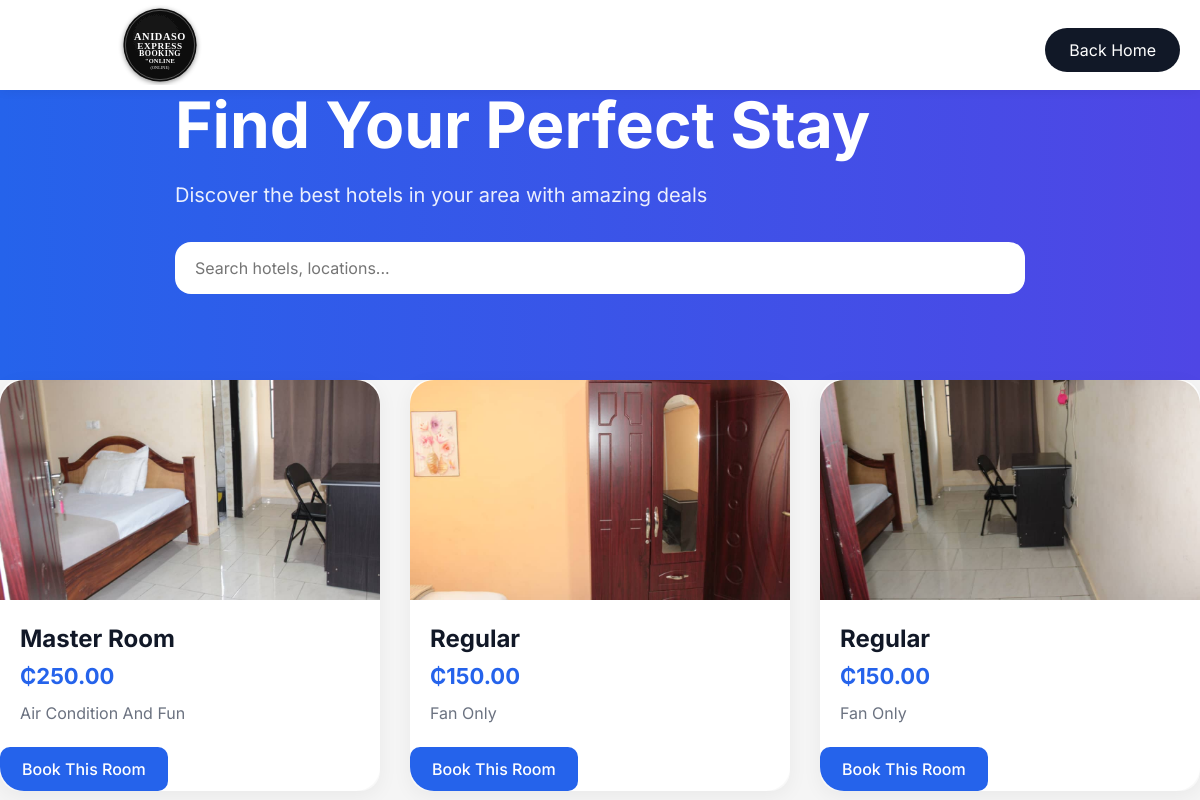
The page /hotels/4/ on the database its author committed.
### hotels/models.py (models this page shows, shortened)
class Hotel(models.Model):
    name = models.CharField(max_length=200)
    location = models.CharField(max_length=200)
    description = models.TextField(max_length=200)
    image = models.ImageField(upload_to='hotel_images/')
    image2 = models.ImageField(upload_to='hotel_images/', null=True, blank=True)
    image3 = models.ImageField(upload_to='hotel_images/', null=True, blank=True)
    image4 = models.ImageField(upload_to='hotel_images/', null=True, blank=True)
    image5 = models.ImageField(upload_to='hotel_images/', null=True, blank=True)
    image6 = models.ImageField(upload_to='hotel_images/', null=True, blank=True)
    image7 = models.ImageField(upload_to='hotel_images/', null=True, blank=True)
    image8 = models.ImageField(upload_to='hotel_images/', null=True, blank=True)
    image9 = models.ImageField(upload_to='hotel_images/', null=True, blank=True)
    image10 = models.ImageField(upload_to='hotel_images/', null=True, blank=True)
    room1_name = models.CharField(max_length=100, null=True, blank=True)
    room1_amenites= models.CharField(max_length=100, null=True, blank=True)
    room1_price = models.DecimalField(max_digits=10, decimal_places=2, null=True, blank=True)
    room2_name = models.CharField(max_length=100, null=True, blank=True)
    room2_amenites= models.CharField(max_length=100, null=True, blank=True)
    room2_price = models.DecimalField(max_digits=10, decimal_places=2, null=True, blank=True)
    room3_name = models.CharField(max_length=100, null=True, blank=True)
    room3_amenites= models.CharField(max_length=100, null=True, blank=True)
    room3_price = models.DecimalField(max_digits=10, decimal_places=2, null=True, blank=True)
    room4_name = models.CharField(max_length=100, null=True, blank=True)
    room4_amenites= models.CharField(max_length=100, null=True, blank=True)
    room4_price = models.DecimalField(max_digits=10, decimal_places=2, null=True, blank=True)
    room5_name = models.CharField(max_length=100, null=True, blank=True)
    room5_amenites= models.CharField(max_length=100, null=True, blank=True)
    room5_price = models.DecimalField(max_digits=10, decimal_places=2, null=True, blank=True)

### hotels/views.py (the view)
# urls.py: path('hotels/<int:hotel_id>/', hotel_detail, name='hotel_detail'),
def hotel_detail(request, hotel_id):
    hotel = get_object_or_404(
        Hotel,
        id=hotel_id
    )
    return render(
        request,
        'hotels/hotel_detalis.html',
        {
            'hotel': hotel
        }
    )

### templates/hotels/hotel_detalis.html (shortened to what this page needs)
{% load static %}
<!DOCTYPE html>
<html lang="en">
<head>
    <link rel="stylesheet"
          href="{% static 'css/style.css' %}">
</head>
<body>
    <nav class="navbar">
        <div class="logo">
            <div class="logo-box">
                <img
                    src="{% static 'logo.svg' %}"
                    alt="HotelBooker Logo"
                    class="logo-image"
                >
            </div>
        </div>
        <div class="nav-links">
 <a href="{% url 'hotels:home' %}"
               class="signup-btn">
                Back Home
            </a>
        </div>
    </nav>
    <section class="hero">
        <div class="hero-content">
            <h1>
                Find Your Perfect Stay
            </h1>
            <p>
                Discover the best hotels in your area
                with amazing deals
            </p>
            <div class="search-box">
                <input
                    type="text"
                    placeholder="Search hotels, locations..."
                >
            </div>
        </div>
    </section>
    <section class="hotel-grid">
    {% if hotel.image2 and hotel.room2_name %}
    <div class="hotel-card">
        <div class="room-preview-card">
            <img
                src="{{ hotel.image2.url }}"
                alt="{{ hotel.room2_name }}"
                onclick="openImage(this.src)"
                class="popup-image"
            >
            <div class="room-preview-content">
                <h2>
                    {{ hotel.room2_name }}
                </h2>
   {% if hotel.room2_price %}
                <h3>
                    ₵{{ hotel.room2_price }}
                </h3>
{% else %}
      <h3>
Contact for more information
  </h3>
    {% endif %}
                <p>
                    {{ hotel.room2_amenites }}
                </p>
            </div>
            <div class="card-bottom">
                <a href="{% url 'hotels:book_hotel' hotel.id %}?room_type={{ hotel.room2_name }}"
                   class="book-btn">
                    Book This Room
                </a>
            </div>
        </div>
    </div>
    {% endif %}
    {% if hotel.image3 and hotel.room3_name %}
    <div class="hotel-card">
        <div class="room-preview-card">
            <img
                src="{{ hotel.image3.url }}"
                alt="{{ hotel.room3_name }}"
                onclick="openImage(this.src)"
                class="popup-image"
            >
            <div class="room-preview-content">
                <h2>
                    {{ hotel.room3_name }}
                </h2>
                {% if hotel.room3_price %}
                    <h3>
                        ₵{{ hotel.room3_price }}
                    </h3>
                {% else %}
                    <h3>
                        Contact for more information
                    </h3>
                {% endif %}
                <p>
                    {{ hotel.room3_amenites }}
                </p>
            </div>
            <div class="card-bottom">
                <a href="{% url 'hotels:book_hotel' hotel.id %}?room_type={{ hotel.room3_name }}"
                   class="book-btn">
                    Book This Room
                </a>
            </div>
        </div>
    </div>
    {% endif %}
    {% if hotel.image4 and hotel.room4_name %}
    <div class="hotel-card">
        <div class="room-preview-card">
            <img
                src="{{ hotel.image4.url }}"
                alt="{{ hotel.room4_name }}"
                onclick="openImage(this.src)"
                class="popup-image"
            >
            <div class="room-preview-content">
                <h2>
                    {{ hotel.room4_name }}
                </h2>
                <h3>
                    ₵{{ hotel.room4_price }}
                </h3>
                <p>
                    {{ hotel.room4_amenites }}
                </p>
            </div>
            <div class="card-bottom">
                <a href="{% url 'hotels:book_hotel' hotel.id %}?room_type={{ hotel.room4_name }}"
                   class="book-btn">
                    Book This Room
                </a>
            </div>
        </div>
    </div>
    {% endif %}
</section>
</body>
</html>

### static/css/style.css (style rules this page uses)
* { margin: 0; padding: 0; box-sizing: border-box; font-family: 'Inter', sans-serif; text-decoration: none; }
body { background: #f5f5f5; color: #111827; }
a { text-decoration: none; }
.navbar { width: 100%; position: fixed; top: 0; left: 0; z-index: 999; background: white; padding: 5px 20px; display: flex; justify-content: space-between; align-items: center; box-shadow: 0 2px 10px rgba(0, 0, 0, 0.05); }
.logo-box { width: 200px; height: 80px; display: flex; justify-content: center; align-items: center; overflow: hidden; border-radius: 12px; }
.logo-image { width: 100%; height: 100%; margin-left: 80px; }
.nav-links { display: flex; align-items: center; gap: 20px; }
.signup-btn { background: #111827; color: white; padding: 12px 24px; margin-top: 10px; border-radius: 30px; }
.hero { width: 100%; min-height: 380px; background: linear-gradient(to right, #2563eb, #4f46e5); display: flex; justify-content: center; align-items: center; padding: 60px 20px; }
.hero-content { width: 100%; max-width: 850px; }
.hero-content h1 { color: white; font-size: 64px; margin-bottom: 20px; }
.hero-content p { color: rgba(255, 255, 255, 0.9); font-size: 20px; margin-bottom: 35px; }
.search-box { width: 100%; background: white; border-radius: 16px; padding: 16px 20px; display: flex; align-items: center; }
.search-box input { width: 100%; border: none; outline: none; font-size: 16px; }
.hotel-grid { display: grid; grid-template-columns: repeat(auto-fit, minmax(320px, 1fr)); gap: 30px; }
.hotel-card { background: white; border-radius: 20px; overflow: hidden; box-shadow: 0 5px 20px rgba(0, 0, 0, 0.05); transition: 0.3s; }
.card-bottom { display: flex; justify-content: space-between; align-items: center; }
.book-btn { background: #2563eb; color: white; padding: 12px 22px; border-radius: 10px; font-weight: 500; }
.room-preview-card { background: white; border-radius: 24px; overflow: hidden; box-shadow: 0 8px 20px rgba(0, 0, 0, 0.05); }
.room-preview-card img { width: 100%; height: 220px; object-fit: cover; }
.room-preview-content { padding: 20px; }
.room-preview-content h2 { font-size: 24px; margin-bottom: 10px; }
.room-preview-content h3 { color: #2563eb; font-size: 22px; margin-bottom: 12px; }
.room-preview-content p { color: #6b7280; line-height: 1.6; }
.popup-image { cursor: pointer; }

### rows shown on the page
Hotel: image2 (picture), room2_name "Master Room", room2_price "250.00", room2_amenites "Air Condition And Fun", image3 (picture), room3_name "Regular", room3_price "150.00", room3_amenites "Fan Only", image4 (picture), room4_name "Regular", room4_price "150.00", room4_amenites "Fan Only"
